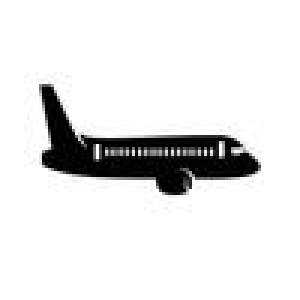
#> input picture W2.jpg, 100 x 100 px (shown 3 times larger)
$ jupyter execute SC.ipynb
#> lines starting #> are read from the running program, lines starting #| are printed output that depends on the picture; after the words box and inside, x2 and y2 are one past the last pixel; in counts of white or black regions, pixels touching at a corner belong together; pictures that were not available may be replaced by others from this repository, and a replacement may not be noted
[cell 1]
import numpy as np
import os
from PIL import Image
from mpl_toolkits.mplot3d import Axes3D
import matplotlib.pyplot as plt
import open3d
#converting images from RGB to grayscale
img1 = Image.open("W2.jpg").convert('L')
#> img1 is the input picture: PIL image 100x100 L; min 0, max 255, mean 229.5
img2 = Image.open("W1.jpg").convert('L')
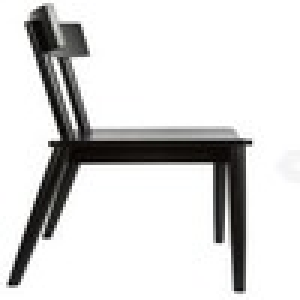
#> input picture C1.jpg, 100 x 100 px, given in place of W1.jpg, which was not available (shown 3 times larger)

#thresholding images to convert to binary
threshold=150
img1 = img1.point(lambda p: p > threshold and 255)
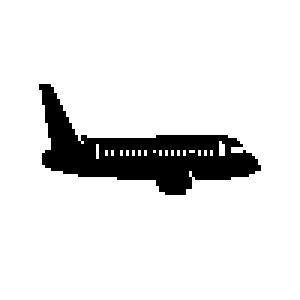
#> img1: PIL image 100x100 L (shown 3 times larger); 89.6% white; 1 black region, box (x1, y1, x2, y2) and area: (13, 28, 87, 65) 1044
img2 = img2.point(lambda p: p > threshold and 255)
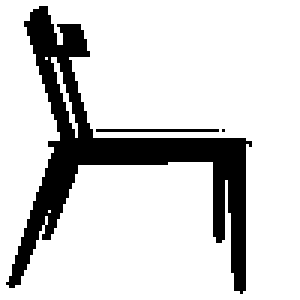
#> img2: PIL image 100x100 L (shown 3 times larger); 82.6% white; 3 black regions (1 under 20 px), largest, box (x1, y1, x2, y2) and area: (2, 2, 84, 98) 1700, (32, 43, 73, 44) 41

# img1.save('1.png')
# img2.save('2.png')

#creating 3 voxel arrays of 100x100x100
N1 = 100
N2 = 100
N3 = 100
ma1 = np.zeros((N1,N2,N3))
ma2 = np.zeros((N1,N2,N3))
ma = np.zeros((N1,N2,N3))

pixels1=img1.load()
pixels2=img2.load()

#getting projection of 2 different views
for i in range(img1.size[0]):
    for j in range(img1.size[1]):
            for k in range(100):
                ma2[j,i,k]=255-pixels1[i,j]

for k in range(img2.size[0]):
    for j in range(img2.size[1]):
            for i in range(100):
                ma1[i,j,k]=255-pixels2[k,j]

#combining the projections
for i in range(img1.size[0]):
    for j in range(img1.size[1]):
            for k in range(100):
                if ma1[i,j,k]==255 and ma2[i,j,k]==255:
                    ma[i,j,k]=255
                else:
                    ma[i,j,k]=0


#creating an empty list and populating it with points from numpy array
l=[]

for i in range(100):
    for j in range(100):
        for k in range(100):
            if ma[i,j,k]==255:
                l.append([i,j,k])

#converting list to np array
j=np.asarray(l)
# print(j.shape)

#plotting np array using open3d
point_cloud = open3d.geometry.PointCloud()
point_cloud.points = open3d.utility.Vector3dVector(j)
open3d.io.write_point_cloud("out.ply", point_cloud)
open3d.visualization.draw_geometries([point_cloud])


# [8 lines of commented-out code are left out]
